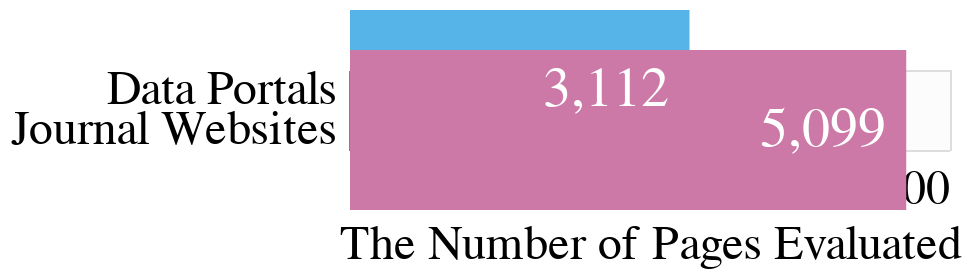

Describe this chart as a Vega-Lite specification.
### Vega-Lite specification from a JSON file in a GitHub repository (floating-point values rounded to 4 significant figures)
{"config": {"title": {"dy": 1, "fontSize": 24, "fontWeight": 400, "align": "center", "anchor": "middle", "subtitleColor": "grey", "subtitleFontSize": 22}, "view": {"fill": "#FCFCFC"}, "header": {"titleFontSize": 24, "labelFontSize": 24, "labelFontWeight": 300}, "axis": {"titleFontSize": 24, "titleFontWeight": 400, "labelFontSize": 24, "labelFontWeight": 400, "labelLimit": 1000, "domainWidth": 1.5, "domainColor": "black", "tickColor": "white", "domain": false}, "axisY": {"domain": true, "zindex": 9999}, "legend": {"titleFontSize": 23, "titleFontWeight": 400, "labelFontSize": 23, "labelLimit": 1000, "strokeColor": "#F4F6F7", "padding": 15}}, "layer": [{"mark": {"type": "bar", "size": 80}, "encoding": {"color": {"field": "resource_category", "legend": null, "scale": {"domain": ["Data Portals", "Journal Websites", "government"], "range": ["#56B4E9", "#CC79A7", "#009E73"]}, "type": "nominal"}, "tooltip": [{"field": "resource_category", "title": "Resource Category", "type": "nominal"}, {"field": "count", "format": ",", "title": "Number of Pages Evaluated", "type": "quantitative"}], "x": {"field": "count", "title": "The Number of Pages Evaluated", "type": "quantitative"}, "y": {"field": "resource_category", "title": null, "type": "nominal"}}}, {"mark": {"type": "text", "align": "right", "dx": -10, "font": "SF Pro Text", "size": 28}, "encoding": {"color": {"value": "white"}, "text": {"field": "count", "format": ",", "type": "quantitative"}, "tooltip": [{"field": "resource_category", "title": "Resource Category", "type": "nominal"}, {"field": "count", "format": ",", "title": "Number of Pages Evaluated", "type": "quantitative"}], "x": {"field": "count", "title": "The Number of Pages Evaluated", "type": "quantitative"}, "y": {"field": "resource_category", "title": null, "type": "nominal"}}}], "data": {"name": "data-8f7ed094cab9b7e92dbcee5a432d33b8"}, "height": "container", "width": "container", "$schema": "https://vega.github.io/schema/vega-lite/v5.15.1.json", "datasets": {"data-8f7ed094cab9b7e92dbcee5a432d33b8": [{"resource_category": "Data Portals", "count": 3112}, {"resource_category": "Journal Websites", "count": 5099}]}}
